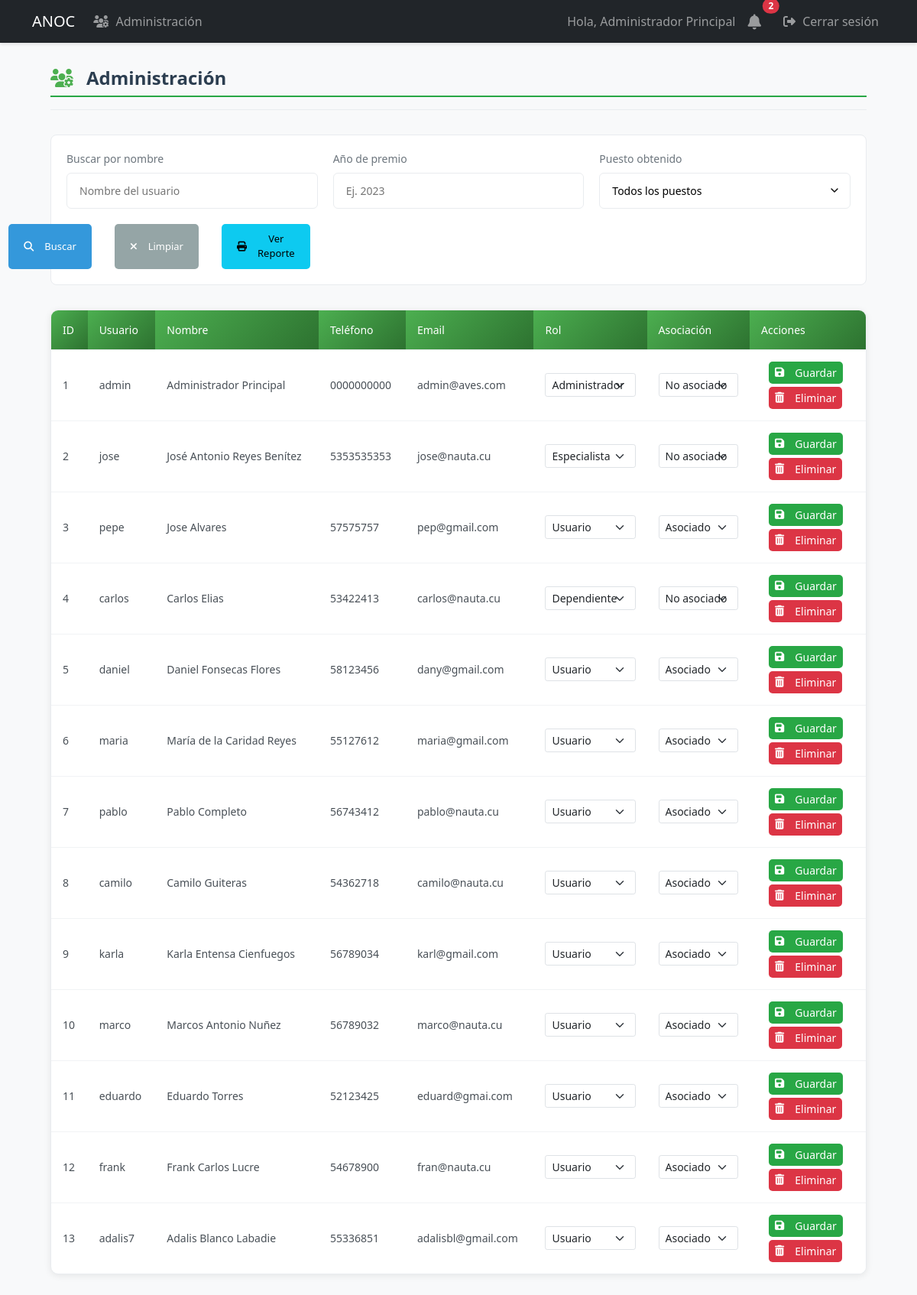
Before: /admin/users (signed in) with the older database file.
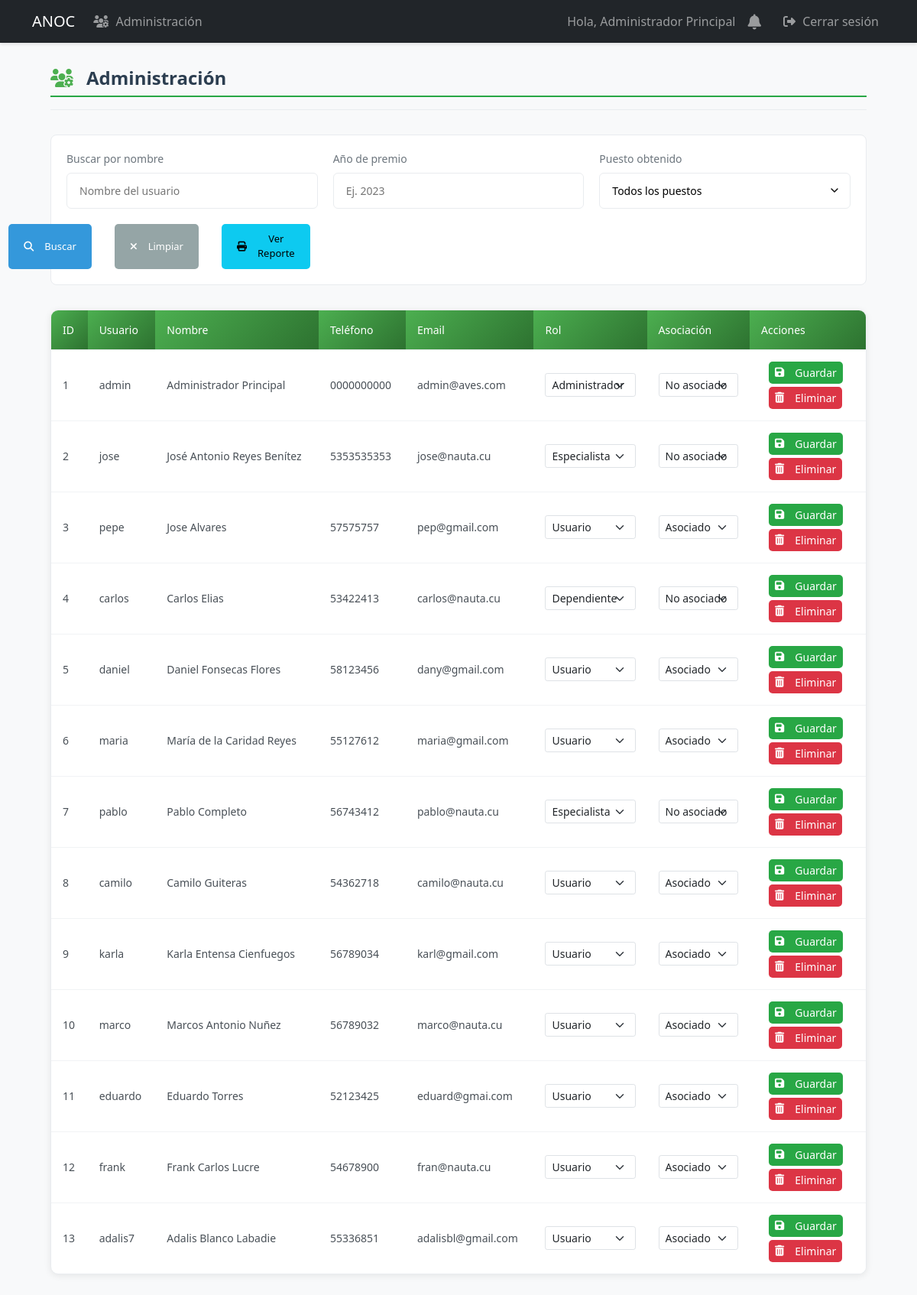
After: the same page with the newer database file.
### models.py (models this page shows, shortened)
class User(UserMixin, db.Model):
    id = db.Column(db.Integer, primary_key=True)
    username = db.Column(db.String(80), unique=True, nullable=False, index=True)
    email = db.Column(db.String(120), unique=True, nullable=False, index=True)
    password_hash = db.Column(db.String(128))
    role = db.Column(db.String(20), default='user')  # 'admin', 'specialist', 'dependiente', 'user'
    is_associated = db.Column(db.Boolean, default=False, nullable=False)
    full_name = db.Column(db.String(100), nullable=False)
    phone = db.Column(db.String(20), nullable=False)
    profile_image = db.Column(db.String(255))  # Ruta de la imagen de perfil
    last_login = db.Column(db.DateTime)  # Fecha del último inicio de sesión
    is_active = db.Column(db.Boolean, default=True)  # Para manejar cuentas activas/inactivas
    address = db.Column(db.String(200))  # Nuevo campo para dirección
    birds = db.relationship('UserBirds', backref='user', lazy=True, cascade='all, delete-orphan')
    awards = db.relationship('Award', backref='user', lazy=True, cascade='all, delete-orphan')
    notifications = db.relationship('Notification', backref='user', lazy=True)

### app.py (the view, shortened to what this page needs)
@app.route('/admin/users')
@login_required
def admin_users():
    if current_user.role != 'admin':
        abort(403)
    search_name = request.args.get('name', '').strip()
    award_year = request.args.get('award_year', '').strip()
    award_position = request.args.get('award_position', '').strip()
    query = select(User).order_by(User.id)
    if search_name:
        query = query.where(User.full_name.ilike(f'%{search_name}%'))
    if award_position:
        position_subquery = select(Award.user_id).where(
            Award.position == award_position
        ).distinct()
        query = query.where(User.id.in_(position_subquery))
    users = db.session.execute(query).scalars()
    current_year = datetime.now().year
    return render_template('admin/users.html',
                         users=users,
                         search_name=search_name,
                         award_year=award_year,
                         award_position=award_position,
                         current_year=current_year)

### app.py (called while the page is built)
@login_manager.user_loader
def load_user(user_id):
    return db.session.get(User, int(user_id))

### templates/admin/users.html (shortened to what the changed rows need)
{% extends "base.html" %}
{% block content %}
<div class="users-container">
    <div class="users-header">
        <h2><i class="fas fa-users-cog"></i> Administración</h2>
    </div>
    <div class="users-table-container">
        <table class="users-table">
            <thead>
                <tr>
                    <th>ID</th>
                    <th>Usuario</th>
                    <th>Nombre</th>
                    <th>Teléfono</th>
                    <th>Email</th>
                    <th>Rol</th>
                    <th>Asociación</th>
                    <th>Acciones</th>
                </tr>
            </thead>
            <tbody>
                {% if users %}
                    {% for user in users %}
                    <tr class="clickable-row" data-href="{{ url_for('user_details', user_id=user.id) }}">
                        <td>{{ user.id }}</td>
                        <td>{{ user.username }}</td>
                        <td>{{ user.full_name }}</td>
                        <td>{{ user.phone }}</td>
                        <td>{{ user.email }}</td>
                        <td>
                            <form method="POST" action="{{ url_for('assign_role', user_id=user.id) }}" class="role-form">
                                <select name="role" class="form-select form-select-sm">
                                    <option value="user" {% if user.role == 'user' %}selected{% endif %}>Usuario</option>
                                    <option value="specialist" {% if user.role == 'specialist' %}selected{% endif %}>Especialista</option>
                                </select>
                        </td>
                        <td>
                                <select name="is_associated" class="form-select form-select-sm">
                                    <option value="true" {% if user.is_associated %}selected{% endif %}>Asociado</option>
                                    <option value="false" {% if not user.is_associated %}selected{% endif %}>No asociado</option>
                                </select>
                        </td>
                        <td class="actions-column">
                            <div class="action-buttons">
                                <button type="submit" class="btn btn-sm btn-success">
                                    <i class="fas fa-save"></i> Guardar
                                </button>
                            </div>
                            <div class="action-buttons mt-1">
                                <form method="POST" action="{{ url_for('delete_user', user_id=user.id) }}"
                                      onsubmit="return confirm('¿Está seguro que desea eliminar este usuario permanentemente?');"
                                      class="d-inline">
                                    <button type="submit" class="btn btn-sm btn-danger">
                                        <i class="fas fa-trash-alt"></i> Eliminar
                                    </button>
                                </form>
                            </div>
                        </td>
                    </tr>
                    {% endfor %}
                {% endif %}
            </tbody>
        </table>
    </div>
</div>
{% endblock %}

### templates/base.html (shortened to what this page needs)
<!DOCTYPE html>
<html lang="es">
<head>
    <link href="https://cdn.jsdelivr.net/npm/bootstrap@5.3.0/dist/css/bootstrap.min.css" rel="stylesheet">
    <link href="https://cdnjs.cloudflare.com/ajax/libs/font-awesome/6.4.0/css/all.min.css" rel="stylesheet">
    <link rel="stylesheet" href="{{ url_for('static', filename='css/styles.css') }}">
</head>
<body>
    <nav class="navbar navbar-expand-lg navbar-dark bg-dark">
        <div class="container">
            <a class="navbar-brand" href="{{ url_for('dashboard') }}">ANOC</a>
            <div class="collapse navbar-collapse" id="navbarNav">
                <ul class="navbar-nav me-auto">
                    {% if current_user.is_authenticated and current_user.role == 'admin' %}
                        <li class="nav-item">
                            <a class="nav-link" href="{{ url_for('admin_users') }}">
                                <i class="fas fa-users-cog"></i> Administración
                            </a>
                        </li>
                    {% endif %}
                </ul>
                <ul class="navbar-nav">
                    {% if current_user.is_authenticated %}
                        <li class="nav-item">
                            <span class="nav-link">Hola, {{ current_user.full_name }}</span>
                        </li>
                        <li class="nav-item position-relative me-2">
                            <a class="nav-link" href="{{ url_for('notifications') }}">
                                <i class="fas fa-bell fa-lg"></i>
                                {% if current_user.is_authenticated %}
                                    {% set unread_count = get_unread_notifications_count(current_user.id) %}
                                    {% if unread_count > 0 %}
                                        <span class="position-absolute top-0 start-100 translate-middle badge rounded-pill bg-danger">
                                            {{ unread_count }}
                                        </span>
                                    {% endif %}
                                {% endif %}
                            </a>
                        </li>
                        <li class="nav-item">
                            <a class="nav-link" href="{{ url_for('logout') }}">
                                <i class="fas fa-sign-out-alt"></i> Cerrar sesión
                            </a>
                        </li>
                    {% else %}
                        <li class="nav-item">
                            <a class="nav-link" href="{{ url_for('login') }}">
                                <i class="fas fa-sign-in-alt"></i> Iniciar sesión
                            </a>
                        </li>
                    {% endif %}
                </ul>
            </div>
        </div>
    </nav>
    <div class="container mt-4">
        {% block content %}{% endblock %}
    </div>
</body>
</html>

Changed rows visible on the page:
changed User "pablo": role "Usuario" → "Especialista"; is_associated "Asociado" → "No asociado"
Other visible differences:
{{ unread_count }}: "2" → (not shown)
